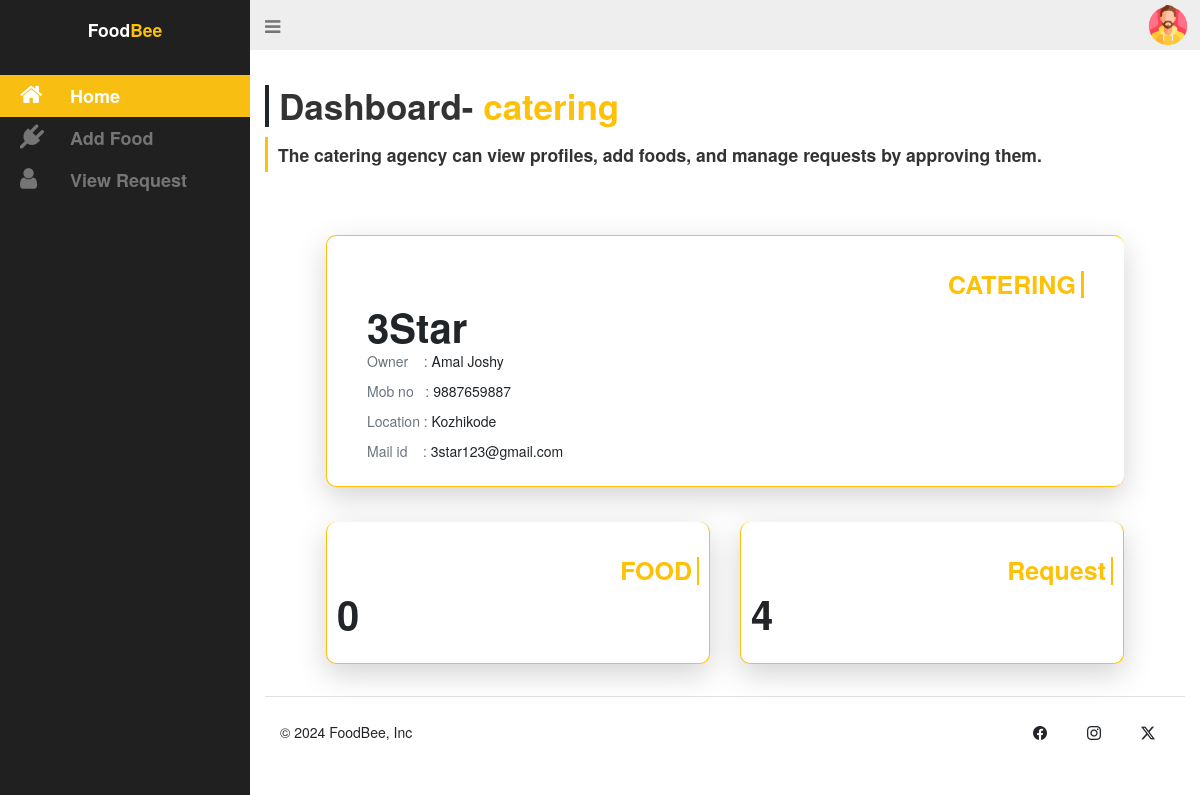
Page /Catering/pages/cat-home.php (signed in) on the committed database.
### tables this page shows
CREATE TABLE `catering` (
  `catering_id` int(11) NOT NULL,
  `catering_name` varchar(50) NOT NULL,
  `catering_owner` varchar(50) NOT NULL,
  `catering_no` varchar(50) NOT NULL,
  `catering_location` varchar(50) NOT NULL,
  `catering_email` varchar(50) NOT NULL,
  `catering_pass` varchar(50) NOT NULL
);

### Catering/pages/cat-home.php (the view, shortened to what this page needs)
<?php
 include './connect.php';
$email = $_SESSION["email"];
$query = mysqli_query($conn, "SELECT * FROM `catering` WHERE `catering_email`='$email'");
if ($row = mysqli_fetch_assoc($query)) {
    $cat_name = $row['catering_name'];
    $cat_own = $row['catering_owner'];
    $cat_no = $row['catering_no'];
    $cat_location = $row['catering_location'];
    $cat_mail = $row['catering_email'];
}
?>
<!DOCTYPE html>
<html lang="en">
<head>
  <link rel="stylesheet" href="../static/catering.css">
  <link rel="stylesheet" href="https://cdn.jsdelivr.net/npm/bootstrap-icons@1.11.3/font/bootstrap-icons.min.css">
  <link href="https://cdn.jsdelivr.net/npm/bootstrap@5.3.3/dist/css/bootstrap.min.css" rel="stylesheet">
  <link rel="stylesheet" href="https://maxcdn.bootstrapcdn.com/bootstrap/3.3.7/css/bootstrap.min.css">
  <link rel="stylesheet" href="https://maxcdn.bootstrapcdn.com/font-awesome/4.7.0/css/font-awesome.min.css">
</head>
<body>
  <div id="wrapper">
    <aside id="sidebar-wrapper">
      <div class="sidebar-brand">
        <h2><div class="fs-3 fw-semibold">Food<span class="text-warning">Bee</span></div></h2>
      </div>
      <ul class="sidebar-nav">
        <li class="active"><a href="./cat-home.php"><i class="fa fa-home"></i>Home</a></li>
        <li><a href="./cat-food.php"><i class="fa fa-plug"></i>Add Food</a></li>
        <li><a href="./cat-request.php"><i class="fa fa-user"></i>View Request</a></li>
      </ul>
    </aside>
    <div id="navbar-wrapper">
      <nav class="navbar navbar-inverse">
        <div class="container-fluid justify-content-between">
          <div class="navbar-header position-absolute top-0">
            <a href="#" class="navbar-brand" id="sidebar-toggle"><i class="fa fa-bars"></i></a>
          </div>
          <div class="d-flex align-items-center position-absolute end-0 ">
            <button class="btn border-0" data-bs-toggle="dropdown" aria-expanded="false">
              <img src="../static/user.png" alt="" width="40">
            </button>
          </div>
        </div>
      </nav>
    </div>
<?php
$result = $conn->query("SELECT COUNT(*) AS food_count FROM food");
$row = $result->fetch_assoc();
$food_count = $row['food_count'];
$result = $conn->query("SELECT COUNT(*) AS user_count FROM user");
$row = $result->fetch_assoc();
$user_count = $row['user_count'];
?>
    <section id="content-wrapper">
      <div class="row">
        <div class="col-lg-12">
        <h2 class="content-title display-4 fw-semibold border-start px-3 border-4 border-dark">Dashboard- <span class="text-warning">catering</span></h2>
        <div class="fs-3 fw-semibold border-start px-3 py-2 border-3 border-warning mb-5">The catering agency can view profiles, add foods, and manage requests by approving them.</div>
          <div class="container" style="width:90%;">
            <div class="row my-5">
              <div class="col-lg col-md-4 col-sm-6 col-12 my-1">
                <div class="card text-decoration-none h-100 rounded-4 py-4 p-5 shadow-lg border-1 border-end-0 border-warning">
                  <div class="card-body">
                    <h5 class="card-title fs-1 text-end fw-bold text-warning border-end px-2 border-3 border-warning">CATERING</h5>
                    <div class="card-text fw-bold display-3 "><?php echo $cat_name; ?></div>
                    <p class="card-text text-secondary">Owner &nbsp;&nbsp;&nbsp;: <span class="text-dark"><?php echo $cat_own; ?></span></p>
                    <p class="card-text text-secondary">Mob no &nbsp;&nbsp;: <span class="text-dark"><?php echo $cat_no; ?></span></p>
                    <p class="card-text text-secondary">Location : <span class="text-dark"><?php echo $cat_location; ?></span></p>
                    <p class="card-text text-secondary">Mail id &nbsp;&nbsp;&nbsp;: <span class="text-dark"><?php echo $cat_mail; ?></span></p>
                  </div>
                </div>
              </div>
            </div>
            <div class="row my-5">
              <div class="col-lg col-md-4 col-sm-6 col-12 my-1">
                <div class="card text-decoration-none h-100 rounded-4 py-4 shadow-lg border-1 border-top-0 border-warning">
                  <div class="card-body">
                    <h5 class="card-title fs-1 text-end fw-bold text-warning border-end px-2 border-2 border-warning">FOOD</h5>
                    <div class="card-text fw-bold display-3 "><?php echo $food_count; ?></div>
                  </div>
                </div>
              </div>
              <div class="col-lg col-md-4 col-sm-6 col-12 my-1">
                <div class="card text-decoration-none h-100 rounded-4 py-4 shadow-lg border-1 border-top-0 border-warning">
                  <div class="card-body">
                    <h5 class="card-title fs-1 text-end fw-bold text-warning border-end px-2 border-2 border-warning">Request</h5>
                    <div class="card-text fw-bold display-3 "><?php echo $user_count; ?></div>
                  </div>
                </div>
              </div>
            </div>
          </div>
        </div>
      </div>
      <div class="row">
  <div class="container-fluid" >
    <footer class="d-flex flex-wrap justify-content-between align-items-center py-4 border-top">
      <div class="col-md-4 d-flex align-items-center">
        <span class="mb-3 mb-md-0 text-dark">&copy; 2024 FoodBee, Inc</span>
      </div>
      <ul class="nav col-md-4 justify-content-end list-unstyled d-flex">
        <li class="ms-3"><a class=" text-dark" href="#"><i class="bi bi-facebook" width="24" height="24"></i></a></li>
        <li class="ms-3"><a class=" text-dark" href="#"><i class="bi bi-instagram" width="24" height="24"></i></a></li>
        <li class="ms-3"><a class=" text-dark" href="#"><i class="bi bi-twitter-x" width="24" height="24"></i></a></li>
      </ul>
    </footer>
  </div>
      </div>
    </section>
  </div>
</body>
</html>

### Catering/static/catering.css (style rules this page uses)
body { padding-bottom: 30px; position: relative; min-height: 100%; }
a { transition: background 0.2s, color 0.2s; }
#wrapper { padding-left: 0; transition: all 0.5s ease; position: relative; }
#sidebar-wrapper { z-index: 1000; position: fixed; left: 250px; width: 0; height: 100%; margin-left: -250px; overflow-y: auto; overflow-x: hidden; background: #202020; transition: all 0.5s ease; }
.sidebar-brand { position: absolute; top: 0; width: 250px; text-align: center; padding: 20px 0; }
.sidebar-brand h2 { margin: 0; font-weight: 600; font-size: 24px; color: #fff; }
.sidebar-nav { position: absolute; top: 75px; width: 250px; margin: 0; padding: 0; list-style: none; }
.sidebar-nav > li { text-indent: 10px; line-height: 42px; }
.sidebar-nav > li a { display: block; text-decoration: none; color: #757575; font-weight: 600; font-size: 18px; }
.sidebar-nav > li > a:hover, .sidebar-nav > li.active > a { text-decoration: none; color: #fff; background: #F8BE12; }
.sidebar-nav > li > a i.fa { font-size: 24px; width: 60px; }
#navbar-wrapper { width: 100%; position: absolute; z-index: 2; }
#navbar-wrapper .navbar { border-width: 0 0 0 0; background-color: #eee; font-size: 24px; margin-bottom: 0; border-radius: 0; }
#navbar-wrapper .navbar a { color: #757575; }
#content-wrapper { width: 100%; position: absolute; padding: 15px; top: 100px; }
@media (min-width: 992px) { #wrapper { padding-left: 250px; } }
@media (min-width: 992px) { #sidebar-wrapper { width: 250px; } }
@media (min-width: 992px) { #navbar-wrapper { position: relative; } }
@media (min-width: 992px) { #content-wrapper { position: relative; top: 0; } }

### rows in the picture
catering: catering_name "3Star", catering_owner "Amal Joshy", catering_no "9887659887", catering_location "Kozhikode", catering_email "3star123@gmail.com"

### other values in the picture
$food_count "0"
$user_count "4"
